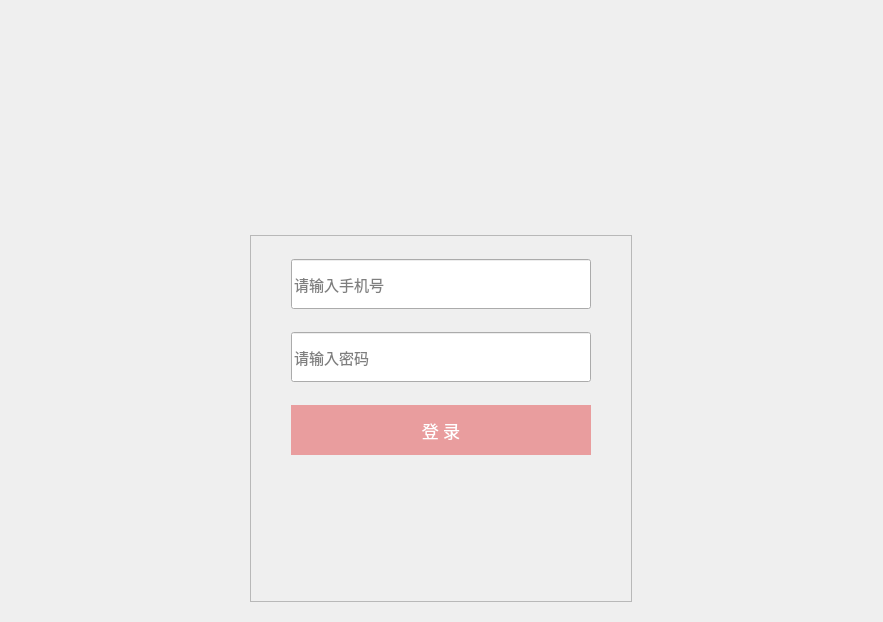
<?xml version="1.0" encoding="UTF-8"?>
<ui version="4.0">
 <class>LoginWindow</class>
 <widget class="QWidget" name="LoginWindow">
  <property name="geometry">
   <rect>
    <x>0</x>
    <y>0</y>
    <width>883</width>
    <height>622</height>
   </rect>
  </property>
  <property name="windowTitle">
   <string>Form</string>
  </property>
  <property name="layoutDirection">
   <enum>Qt::LeftToRight</enum>
  </property>
  <layout class="QHBoxLayout" name="horizontalLayout">
   <item>
    <widget class="QWidget" name="widget" native="true">
     <property name="minimumSize">
      <size>
       <width>400</width>
       <height>600</height>
      </size>
     </property>
     <property name="maximumSize">
      <size>
       <width>400</width>
       <height>600</height>
      </size>
     </property>
     <layout class="QVBoxLayout" name="verticalLayout_3">
      <item>
       <widget class="QLabel" name="label">
        <property name="sizePolicy">
         <sizepolicy hsizetype="Fixed" vsizetype="Fixed">
          <horstretch>0</horstretch>
          <verstretch>0</verstretch>
         </sizepolicy>
        </property>
        <property name="minimumSize">
         <size>
          <width>400</width>
          <height>209</height>
         </size>
        </property>
        <property name="maximumSize">
         <size>
          <width>400</width>
          <height>209</height>
         </size>
        </property>
        <property name="text">
         <string/>
        </property>
        <property name="pixmap">
         <pixmap resource="res.qrc">:/img/login-phone</pixmap>
        </property>
        <property name="scaledContents">
         <bool>true</bool>
        </property>
        <property name="alignment">
         <set>Qt::AlignCenter</set>
        </property>
       </widget>
      </item>
      <item>
       <widget class="QFrame" name="frame">
        <property name="frameShape">
         <enum>QFrame::StyledPanel</enum>
        </property>
        <property name="frameShadow">
         <enum>QFrame::Raised</enum>
        </property>
        <layout class="QVBoxLayout" name="verticalLayout">
         <property name="spacing">
          <number>0</number>
         </property>
         <property name="leftMargin">
          <number>40</number>
         </property>
         <property name="topMargin">
          <number>0</number>
         </property>
         <property name="rightMargin">
          <number>40</number>
         </property>
         <property name="bottomMargin">
          <number>120</number>
         </property>
         <item>
          <widget class="QLineEdit" name="accountLine">
           <property name="minimumSize">
            <size>
             <width>0</width>
             <height>50</height>
            </size>
           </property>
           <property name="font">
            <font>
             <family>Microsoft YaHei</family>
             <pointsize>11</pointsize>
            </font>
           </property>
           <property name="placeholderText">
            <string>请输入手机号</string>
           </property>
          </widget>
         </item>
         <item>
          <widget class="QLineEdit" name="passwordLine">
           <property name="minimumSize">
            <size>
             <width>0</width>
             <height>50</height>
            </size>
           </property>
           <property name="font">
            <font>
             <family>Microsoft YaHei</family>
             <pointsize>11</pointsize>
            </font>
           </property>
           <property name="echoMode">
            <enum>QLineEdit::Password</enum>
           </property>
           <property name="placeholderText">
            <string>请输入密码</string>
           </property>
          </widget>
         </item>
         <item>
          <widget class="QPushButton" name="loginButton">
           <property name="minimumSize">
            <size>
             <width>0</width>
             <height>50</height>
            </size>
           </property>
           <property name="font">
            <font>
             <family>Microsoft YaHei</family>
             <pointsize>13</pointsize>
            </font>
           </property>
           <property name="styleSheet">
            <string notr="true">background-color: rgb(233, 157, 158);
color: rgb(255, 255, 255);
border:none;</string>
           </property>
           <property name="text">
            <string>登 录</string>
           </property>
          </widget>
         </item>
        </layout>
       </widget>
      </item>
     </layout>
    </widget>
   </item>
  </layout>
 </widget>
 <resources>
  <include location="res.qrc"/>
 </resources>
 <connections/>
</ui>
